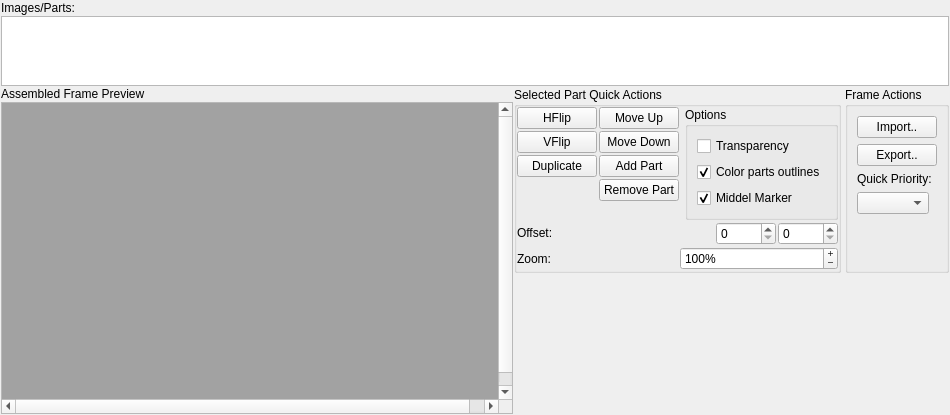
       <widget class="QWidget" name="tabFrame">
        <layout class="QVBoxLayout" name="verticalLayout_13">
         <property name="spacing">
          <number>1</number>
         </property>
         <property name="leftMargin">
          <number>1</number>
         </property>
         <property name="topMargin">
          <number>1</number>
         </property>
         <property name="rightMargin">
          <number>1</number>
         </property>
         <property name="bottomMargin">
          <number>1</number>
         </property>
         <item>
          <layout class="QVBoxLayout" name="verticalLayout_12">
           <item>
            <widget class="QLabel" name="label_16">
             <property name="text">
              <string>Images/Parts:</string>
             </property>
            </widget>
           </item>
           <item>
            <widget class="QTableView" name="tblframeparts">
             <property name="sizePolicy">
              <sizepolicy hsizetype="MinimumExpanding" vsizetype="MinimumExpanding">
               <horstretch>0</horstretch>
               <verstretch>0</verstretch>
              </sizepolicy>
             </property>
             <property name="minimumSize">
              <size>
               <width>0</width>
               <height>0</height>
              </size>
             </property>
             <property name="sizeAdjustPolicy">
              <enum>QAbstractScrollArea::AdjustToContents</enum>
             </property>
             <property name="editTriggers">
              <set>QAbstractItemView::AnyKeyPressed|QAbstractItemView::DoubleClicked|QAbstractItemView::EditKeyPressed|QAbstractItemView::SelectedClicked</set>
             </property>
             <property name="tabKeyNavigation">
              <bool>false</bool>
             </property>
             <property name="showDropIndicator" stdset="0">
              <bool>false</bool>
             </property>
             <property name="dragDropOverwriteMode">
              <bool>false</bool>
             </property>
             <property name="alternatingRowColors">
              <bool>true</bool>
             </property>
             <property name="selectionMode">
              <enum>QAbstractItemView::SingleSelection</enum>
             </property>
             <property name="selectionBehavior">
              <enum>QAbstractItemView::SelectRows</enum>
             </property>
             <property name="verticalScrollMode">
              <enum>QAbstractItemView::ScrollPerPixel</enum>
             </property>
             <property name="horizontalScrollMode">
              <enum>QAbstractItemView::ScrollPerPixel</enum>
             </property>
             <attribute name="horizontalHeaderDefaultSectionSize">
              <number>56</number>
             </attribute>
             <attribute name="horizontalHeaderHighlightSections">
              <bool>false</bool>
             </attribute>
             <attribute name="horizontalHeaderMinimumSectionSize">
              <number>8</number>
             </attribute>
             <attribute name="horizontalHeaderStretchLastSection">
              <bool>true</bool>
             </attribute>
             <attribute name="verticalHeaderVisible">
              <bool>false</bool>
             </attribute>
             <attribute name="verticalHeaderHighlightSections">
              <bool>false</bool>
             </attribute>
            </widget>
           </item>
          </layout>
         </item>
         <item>
          <layout class="QHBoxLayout" name="horizontalLayout_16">
           <property name="sizeConstraint">
            <enum>QLayout::SetMinimumSize</enum>
           </property>
           <item>
            <layout class="QVBoxLayout" name="verticalLayout_8">
             <property name="sizeConstraint">
              <enum>QLayout::SetMinAndMaxSize</enum>
             </property>
             <item>
              <widget class="QLabel" name="label_2">
               <property name="text">
                <string>Assembled Frame Preview</string>
               </property>
              </widget>
             </item>
             <item>
              <widget class="QGraphicsView" name="gvFrame">
               <property name="sizePolicy">
                <sizepolicy hsizetype="MinimumExpanding" vsizetype="MinimumExpanding">
                 <horstretch>0</horstretch>
                 <verstretch>0</verstretch>
                </sizepolicy>
               </property>
               <property name="minimumSize">
                <size>
                 <width>512</width>
                 <height>312</height>
                </size>
               </property>
               <property name="sizeIncrement">
                <size>
                 <width>8</width>
                 <height>8</height>
                </size>
               </property>
               <property name="palette">
                <palette>
                 <active>
                  <colorrole role="Base">
                   <brush brushstyle="SolidPattern">
                    <color alpha="255">
                     <red>162</red>
                     <green>162</green>
                     <blue>162</blue>
                    </color>
                   </brush>
                  </colorrole>
                 </active>
                 <inactive>
                  <colorrole role="Base">
                   <brush brushstyle="SolidPattern">
                    <color alpha="255">
                     <red>162</red>
                     <green>162</green>
                     <blue>162</blue>
                    </color>
                   </brush>
                  </colorrole>
                 </inactive>
                 <disabled>
                  <colorrole role="Base">
                   <brush brushstyle="SolidPattern">
                    <color alpha="255">
                     <red>240</red>
                     <green>240</green>
                     <blue>240</blue>
                    </color>
                   </brush>
                  </colorrole>
                 </disabled>
                </palette>
               </property>
               <property name="autoFillBackground">
                <bool>false</bool>
               </property>
               <property name="backgroundBrush">
                <brush brushstyle="NoBrush">
                 <color alpha="255">
                  <red>60</red>
                  <green>63</green>
                  <blue>64</blue>
                 </color>
                </brush>
               </property>
               <property name="sceneRect">
                <rectf>
                 <x>0.000000000000000</x>
                 <y>0.000000000000000</y>
                 <width>512.000000000000000</width>
                 <height>310.000000000000000</height>
                </rectf>
               </property>
               <property name="alignment">
                <set>Qt::AlignCenter</set>
               </property>
               <property name="dragMode">
                <enum>QGraphicsView::ScrollHandDrag</enum>
               </property>
               <property name="cacheMode">
                <set>QGraphicsView::CacheNone</set>
               </property>
               <property name="transformationAnchor">
                <enum>QGraphicsView::AnchorUnderMouse</enum>
               </property>
               <property name="resizeAnchor">
                <enum>QGraphicsView::AnchorUnderMouse</enum>
               </property>
               <property name="viewportUpdateMode">
                <enum>QGraphicsView::FullViewportUpdate</enum>
               </property>
               <property name="rubberBandSelectionMode">
                <enum>Qt::ContainsItemBoundingRect</enum>
               </property>
              </widget>
             </item>
            </layout>
           </item>
           <item>
            <layout class="QFormLayout" name="formLayout_5">
             <property name="sizeConstraint">
              <enum>QLayout::SetMinAndMaxSize</enum>
             </property>
             <property name="fieldGrowthPolicy">
              <enum>QFormLayout::ExpandingFieldsGrow</enum>
             </property>
             <property name="labelAlignment">
              <set>Qt::AlignLeading|Qt::AlignLeft|Qt::AlignTop</set>
             </property>
             <property name="horizontalSpacing">
              <number>4</number>
             </property>
             <property name="verticalSpacing">
              <number>4</number>
             </property>
             <item row="0" column="0">
              <widget class="QGroupBox" name="grpPartQuickActions">
               <property name="sizePolicy">
                <sizepolicy hsizetype="Fixed" vsizetype="Preferred">
                 <horstretch>0</horstretch>
                 <verstretch>0</verstretch>
                </sizepolicy>
               </property>
               <property name="title">
                <string>Selected Part Quick Actions</string>
               </property>
               <property name="flat">
                <bool>true</bool>
               </property>
               <layout class="QVBoxLayout" name="verticalLayout_2">
                <property name="spacing">
                 <number>2</number>
                </property>
                <property name="leftMargin">
                 <number>0</number>
                </property>
                <property name="topMargin">
                 <number>0</number>
                </property>
                <property name="rightMargin">
                 <number>0</number>
                </property>
                <property name="bottomMargin">
                 <number>0</number>
                </property>
                <item>
                 <layout class="QHBoxLayout" name="horizontalLayout_17">
                  <property name="spacing">
                   <number>6</number>
                  </property>
                  <item>
                   <layout class="QFormLayout" name="formLayout_2">
                    <property name="horizontalSpacing">
                     <number>2</number>
                    </property>
                    <property name="verticalSpacing">
                     <number>2</number>
                    </property>
                    <item row="0" column="0">
                     <widget class="QPushButton" name="btnFrmHFlip">
                      <property name="sizePolicy">
                       <sizepolicy hsizetype="MinimumExpanding" vsizetype="Fixed">
                        <horstretch>0</horstretch>
                        <verstretch>0</verstretch>
                       </sizepolicy>
                      </property>
                      <property name="toolTip">
                       <string>&lt;html&gt;&lt;head/&gt;&lt;body&gt;&lt;p&gt;Toggles flipping the current part from left to right.&lt;/p&gt;&lt;/body&gt;&lt;/html&gt;</string>
                      </property>
                      <property name="text">
                       <string>HFlip</string>
                      </property>
                      <property name="icon">
                       <iconset resource="../../appres.qrc">
                        <normaloff>:/resources/fugue-icons-3.5.6/icons/layer-flip.png</normaloff>:/resources/fugue-icons-3.5.6/icons/layer-flip.png</iconset>
                      </property>
                      <property name="checkable">
                       <bool>true</bool>
                      </property>
                     </widget>
                    </item>
                    <item row="0" column="1">
                     <widget class="QPushButton" name="btnFrmMvUp">
                      <property name="sizePolicy">
                       <sizepolicy hsizetype="MinimumExpanding" vsizetype="Fixed">
                        <horstretch>0</horstretch>
                        <verstretch>0</verstretch>
                       </sizepolicy>
                      </property>
                      <property name="toolTip">
                       <string>&lt;html&gt;&lt;head/&gt;&lt;body&gt;&lt;p&gt;Moves the part up in the hierarchy to change its draw order.&lt;/p&gt;&lt;/body&gt;&lt;/html&gt;</string>
                      </property>
                      <property name="text">
                       <string>Move Up</string>
                      </property>
                      <property name="icon">
                       <iconset resource="../../appres.qrc">
                        <normaloff>:/resources/fugue-icons-3.5.6/icons/arrow-090.png</normaloff>:/resources/fugue-icons-3.5.6/icons/arrow-090.png</iconset>
                      </property>
                     </widget>
                    </item>
                    <item row="1" column="0">
                     <widget class="QPushButton" name="btnFrmVFlip">
                      <property name="sizePolicy">
                       <sizepolicy hsizetype="MinimumExpanding" vsizetype="Fixed">
                        <horstretch>0</horstretch>
                        <verstretch>0</verstretch>
                       </sizepolicy>
                      </property>
                      <property name="toolTip">
                       <string>&lt;html&gt;&lt;head/&gt;&lt;body&gt;&lt;p&gt;Toggles flipping the current part from top to bottom.&lt;/p&gt;&lt;/body&gt;&lt;/html&gt;</string>
                      </property>
                      <property name="text">
                       <string>VFlip</string>
                      </property>
                      <property name="icon">
                       <iconset resource="../../appres.qrc">
                        <normaloff>:/resources/fugue-icons-3.5.6/icons/layer-flip-vertical.png</normaloff>:/resources/fugue-icons-3.5.6/icons/layer-flip-vertical.png</iconset>
                      </property>
                      <property name="checkable">
                       <bool>true</bool>
                      </property>
                     </widget>
                    </item>
                    <item row="1" column="1">
                     <widget class="QPushButton" name="btnFrmMvDown">
                      <property name="sizePolicy">
                       <sizepolicy hsizetype="MinimumExpanding" vsizetype="Fixed">
                        <horstretch>0</horstretch>
                        <verstretch>0</verstretch>
                       </sizepolicy>
                      </property>
                      <property name="toolTip">
                       <string>&lt;html&gt;&lt;head/&gt;&lt;body&gt;&lt;p&gt;Moves the part down in the hierarchy to change its draw order.&lt;/p&gt;&lt;/body&gt;&lt;/html&gt;</string>
                      </property>
                      <property name="text">
                       <string>Move Down</string>
                      </property>
                      <property name="icon">
                       <iconset resource="../../appres.qrc">
                        <normaloff>:/resources/fugue-icons-3.5.6/icons/arrow-270.png</normaloff>:/resources/fugue-icons-3.5.6/icons/arrow-270.png</iconset>
                      </property>
                     </widget>
                    </item>
                    <item row="3" column="1">
                     <widget class="QPushButton" name="btnFrmRmPart">
                      <property name="sizePolicy">
                       <sizepolicy hsizetype="MinimumExpanding" vsizetype="Fixed">
                        <horstretch>0</horstretch>
                        <verstretch>0</verstretch>
                       </sizepolicy>
                      </property>
                      <property name="toolTip">
                       <string>&lt;html&gt;&lt;head/&gt;&lt;body&gt;&lt;p&gt;Removes the current part!&lt;/p&gt;&lt;/body&gt;&lt;/html&gt;</string>
                      </property>
                      <property name="text">
                       <string>Remove Part</string>
                      </property>
                      <property name="icon">
                       <iconset resource="../../appres.qrc">
                        <normaloff>:/resources/fugue-icons-3.5.6/icons/cross-script.png</normaloff>:/resources/fugue-icons-3.5.6/icons/cross-script.png</iconset>
                      </property>
                     </widget>
                    </item>
                    <item row="2" column="1">
                     <widget class="QPushButton" name="btnFrmAdPart">
                      <property name="sizePolicy">
                       <sizepolicy hsizetype="MinimumExpanding" vsizetype="Fixed">
                        <horstretch>0</horstretch>
                        <verstretch>0</verstretch>
                       </sizepolicy>
                      </property>
                      <property name="text">
                       <string>Add Part</string>
                      </property>
                      <property name="icon">
                       <iconset resource="../../appres.qrc">
                        <normaloff>:/resources/fugue-icons-3.5.6/icons/plus.png</normaloff>:/resources/fugue-icons-3.5.6/icons/plus.png</iconset>
                      </property>
                     </widget>
                    </item>
                    <item row="2" column="0">
                     <widget class="QPushButton" name="btnFrmDup">
                      <property name="sizePolicy">
                       <sizepolicy hsizetype="MinimumExpanding" vsizetype="Fixed">
                        <horstretch>0</horstretch>
                        <verstretch>0</verstretch>
                       </sizepolicy>
                      </property>
                      <property name="toolTip">
                       <string>&lt;html&gt;&lt;head/&gt;&lt;body&gt;&lt;p&gt;Duplicates the current part, and put the copy at the bottom of the part list.&lt;/p&gt;&lt;/body&gt;&lt;/html&gt;</string>
                      </property>
                      <property name="text">
                       <string>Duplicate</string>
                      </property>
                      <property name="icon">
                       <iconset resource="../../appres.qrc">
                        <normaloff>:/resources/fugue-icons-3.5.6/icons/document-copy.png</normaloff>:/resources/fugue-icons-3.5.6/icons/document-copy.png</iconset>
                      </property>
                     </widget>
                    </item>
                   </layout>
                  </item>
                  <item>
                   <widget class="QGroupBox" name="groupBox_3">
                    <property name="sizePolicy">
                     <sizepolicy hsizetype="Fixed" vsizetype="Preferred">
                      <horstretch>0</horstretch>
                      <verstretch>0</verstretch>
                     </sizepolicy>
                    </property>
                    <property name="title">
                     <string>Options</string>
                    </property>
                    <property name="alignment">
                     <set>Qt::AlignLeading|Qt::AlignLeft|Qt::AlignTop</set>
                    </property>
                    <property name="flat">
                     <bool>false</bool>
                    </property>
                    <layout class="QVBoxLayout" name="verticalLayout_14">
                     <item>
                      <widget class="QCheckBox" name="chkFrmTransparency">
                       <property name="text">
                        <string>Transparency</string>
                       </property>
                      </widget>
                     </item>
                     <item>
                      <widget class="QCheckBox" name="chkColorPartOutlines">
                       <property name="text">
                        <string>Color parts outlines</string>
                       </property>
                       <property name="checked">
                        <bool>true</bool>
                       </property>
                      </widget>
                     </item>
                     <item>
                      <widget class="QCheckBox" name="chkFrmMiddleMarker">
                       <property name="text">
                        <string>Middel Marker</string>
                       </property>
                       <property name="checked">
                        <bool>true</bool>
                       </property>
                      </widget>
                     </item>
                    </layout>
                   </widget>
                  </item>
                 </layout>
                </item>
                <item>
                 <layout class="QHBoxLayout" name="horizontalLayout_5">
                  <property name="spacing">
                   <number>2</number>
                  </property>
                  <item>
                   <widget class="QLabel" name="label_15">
                    <property name="sizePolicy">
                     <sizepolicy hsizetype="Preferred" vsizetype="Fixed">
                      <horstretch>0</horstretch>
                      <verstretch>0</verstretch>
                     </sizepolicy>
                    </property>
                    <property name="text">
                     <string>Offset:</string>
                    </property>
                   </widget>
                  </item>
                  <item>
                   <widget class="QSpinBox" name="spbFrmPartXOffset">
                    <property name="sizePolicy">
                     <sizepolicy hsizetype="MinimumExpanding" vsizetype="Fixed">
                      <horstretch>0</horstretch>
                      <verstretch>0</verstretch>
                     </sizepolicy>
                    </property>
                    <property name="maximumSize">
                     <size>
                      <width>60</width>
                      <height>16777215</height>
                     </size>
                    </property>
                   </widget>
                  </item>
                  <item>
                   <widget class="QSpinBox" name="spbFrmPartYOffset">
                    <property name="sizePolicy">
                     <sizepolicy hsizetype="Fixed" vsizetype="Fixed">
                      <horstretch>0</horstretch>
                      <verstretch>0</verstretch>
                     </sizepolicy>
                    </property>
                    <property name="minimumSize">
                     <size>
                      <width>60</width>
                      <height>0</height>
                     </size>
                    </property>
                    <property name="maximumSize">
                     <size>
                      <width>60</width>
                      <height>16777215</height>
                     </size>
                    </property>
                   </widget>
                  </item>
                 </layout>
                </item>
                <item>
                 <layout class="QHBoxLayout" name="horizontalLayout_15">
                  <property name="spacing">
                   <number>4</number>
                  </property>
                  <property name="sizeConstraint">
                   <enum>QLayout::SetDefaultConstraint</enum>
                  </property>
                  <item>
                   <widget class="QLabel" name="label_18">
                    <property name="text">
                     <string>Zoom:</string>
                    </property>
                   </widget>
                  </item>
                  <item>
                   <widget class="QSpinBox" name="spbFrmZoom">
                    <property name="buttonSymbols">
                     <enum>QAbstractSpinBox::PlusMinus</enum>
                    </property>
                    <property name="correctionMode">
                     <enum>QAbstractSpinBox::CorrectToNearestValue</enum>
                    </property>
                    <property name="showGroupSeparator" stdset="0">
                     <bool>true</bool>
                    </property>
                    <property name="suffix">
                     <string>%</string>
                    </property>
                    <property name="minimum">
                     <number>50</number>
                    </property>
                    <property name="maximum">
                     <number>400</number>
                    </property>
                    <property name="singleStep">
                     <number>50</number>
                    </property>
                    <property name="value">
                     <number>100</number>
                    </property>
                   </widget>
                  </item>
                 </layout>
                </item>
               </layout>
              </widget>
             </item>
             <item row="0" column="1">
              <widget class="QGroupBox" name="groupBox_2">
               <property name="sizePolicy">
                <sizepolicy hsizetype="Fixed" vsizetype="Preferred">
                 <horstretch>0</horstretch>
                 <verstretch>0</verstretch>
                </sizepolicy>
               </property>
               <property name="title">
                <string>Frame Actions</string>
               </property>
               <property name="flat">
                <bool>true</bool>
               </property>
               <layout class="QFormLayout" name="formLayout">
                <item row="0" column="0">
                 <widget class="QPushButton" name="btnFrmImport">
                  <property name="sizePolicy">
                   <sizepolicy hsizetype="Fixed" vsizetype="Fixed">
                    <horstretch>0</horstretch>
                    <verstretch>0</verstretch>
                   </sizepolicy>
                  </property>
                  <property name="toolTip">
                   <string>&lt;html&gt;&lt;head/&gt;&lt;body&gt;&lt;p&gt;Import an image and automatically cuts it up into a frame!&lt;/p&gt;&lt;/body&gt;&lt;/html&gt;</string>
                  </property>
                  <property name="text">
                   <string>Import..</string>
                  </property>
                 </widget>
                </item>
                <item row="1" column="0">
                 <widget class="QPushButton" name="btnFrmExport">
                  <property name="sizePolicy">
                   <sizepolicy hsizetype="Fixed" vsizetype="Fixed">
                    <horstretch>0</horstretch>
                    <verstretch>0</verstretch>
                   </sizepolicy>
                  </property>
                  <property name="toolTip">
                   <string>&lt;html&gt;&lt;head/&gt;&lt;body&gt;&lt;p&gt;Exports the rendered frame to a 8bpp png.&lt;/p&gt;&lt;/body&gt;&lt;/html&gt;</string>
                  </property>
                  <property name="text">
                   <string>Export..</string>
                  </property>
                 </widget>
                </item>
                <item row="2" column="0">
                 <widget class="QLabel" name="label_19">
                  <property name="text">
                   <string>Quick Priority:</string>
                  </property>
                 </widget>
                </item>
                <item row="3" column="0">
                 <widget class="QComboBox" name="cmbFrmQuickPrio">
                  <property name="toolTip">
                   <string>&lt;html&gt;&lt;head/&gt;&lt;body&gt;&lt;p&gt;Sets the Z priority for all parts in the frame to the one chosen!&lt;/p&gt;&lt;/body&gt;&lt;/html&gt;</string>
                  </property>
                 </widget>
                </item>
               </layout>
              </widget>
             </item>
            </layout>
           </item>
          </layout>
         </item>
        </layout>
       </widget>
